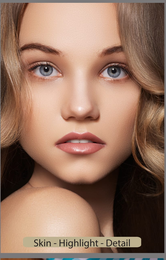
%> input picture gui/image.bmp, 166 x 260 px, shrunk from 822 x 1290 before the run
$ octave --eval "result = make_contour('../gui/image.bmp');"   (GNU Octave 9; MATLAB toolbox functions it lacks are replaced by stand-ins)
%> lines starting %> are read from the running program, lines starting %| are printed output that depends on the picture
function  C = make_contour(img)
%> called with img = '../gui/image.bmp'

I = imread(img);
%> I is the input picture: size 260x166x3 uint8; mean R, G, B 150, 116.1, 97.5
G = rgb2gray(I);
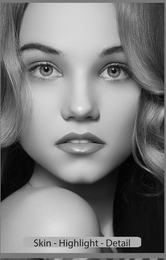
%> G: size 260x166 uint8; min 1, max 244, mean 124.1
C = imcontour(G);
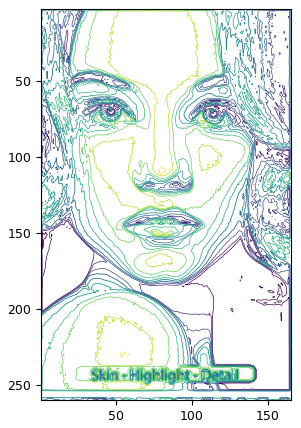
%> figure redrawn from the program's plot data
figure,imshow(C);
end
